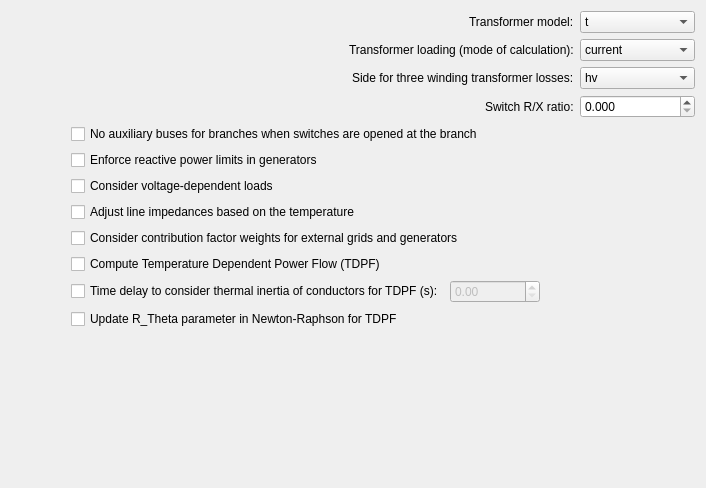
                  <widget class="QWidget" name="scrollAreaWidgetContents">
                   <property name="geometry">
                    <rect>
                     <x>0</x>
                     <y>0</y>
                     <width>706</width>
                     <height>488</height>
                    </rect>
                   </property>
                   <layout class="QVBoxLayout" name="verticalLayout_9">
                    <item>
                     <layout class="QHBoxLayout" name="horizontalLayout_29">
                      <item>
                       <spacer name="horizontalSpacer_14">
                        <property name="orientation">
                         <enum>Qt::Orientation::Horizontal</enum>
                        </property>
                        <property name="sizeHint" stdset="0">
                         <size>
                          <width>40</width>
                          <height>20</height>
                         </size>
                        </property>
                       </spacer>
                      </item>
                      <item>
                       <widget class="QLabel" name="label_6">
                        <property name="text">
                         <string>Transformer model:</string>
                        </property>
                       </widget>
                      </item>
                      <item>
                       <widget class="QComboBox" name="trafo_model">
                        <property name="minimumSize">
                         <size>
                          <width>115</width>
                          <height>0</height>
                         </size>
                        </property>
                        <item>
                         <property name="text">
                          <string>t</string>
                         </property>
                        </item>
                        <item>
                         <property name="text">
                          <string>pi</string>
                         </property>
                        </item>
                       </widget>
                      </item>
                     </layout>
                    </item>
                    <item>
                     <layout class="QHBoxLayout" name="horizontalLayout_30">
                      <item>
                       <spacer name="horizontalSpacer_15">
                        <property name="orientation">
                         <enum>Qt::Orientation::Horizontal</enum>
                        </property>
                        <property name="sizeHint" stdset="0">
                         <size>
                          <width>40</width>
                          <height>20</height>
                         </size>
                        </property>
                       </spacer>
                      </item>
                      <item>
                       <widget class="QLabel" name="label_7">
                        <property name="text">
                         <string>Transformer loading (mode of calculation):</string>
                        </property>
                       </widget>
                      </item>
                      <item>
                       <widget class="QComboBox" name="trafo_loading">
                        <property name="minimumSize">
                         <size>
                          <width>115</width>
                          <height>0</height>
                         </size>
                        </property>
                        <item>
                         <property name="text">
                          <string>current</string>
                         </property>
                        </item>
                        <item>
                         <property name="text">
                          <string>power</string>
                         </property>
                        </item>
                       </widget>
                      </item>
                     </layout>
                    </item>
                    <item>
                     <layout class="QHBoxLayout" name="horizontalLayout_38">
                      <item>
                       <spacer name="horizontalSpacer_23">
                        <property name="orientation">
                         <enum>Qt::Orientation::Horizontal</enum>
                        </property>
                        <property name="sizeHint" stdset="0">
                         <size>
                          <width>40</width>
                          <height>20</height>
                         </size>
                        </property>
                       </spacer>
                      </item>
                      <item>
                       <widget class="QLabel" name="label_9">
                        <property name="text">
                         <string>Side for three winding transformer losses:</string>
                        </property>
                       </widget>
                      </item>
                      <item>
                       <widget class="QComboBox" name="trafo3w_losses">
                        <property name="minimumSize">
                         <size>
                          <width>115</width>
                          <height>0</height>
                         </size>
                        </property>
                        <item>
                         <property name="text">
                          <string>hv</string>
                         </property>
                        </item>
                        <item>
                         <property name="text">
                          <string>mv</string>
                         </property>
                        </item>
                        <item>
                         <property name="text">
                          <string>lv</string>
                         </property>
                        </item>
                        <item>
                         <property name="text">
                          <string>star</string>
                         </property>
                        </item>
                       </widget>
                      </item>
                     </layout>
                    </item>
                    <item>
                     <layout class="QHBoxLayout" name="horizontalLayout_37">
                      <item>
                       <spacer name="horizontalSpacer_22">
                        <property name="orientation">
                         <enum>Qt::Orientation::Horizontal</enum>
                        </property>
                        <property name="sizeHint" stdset="0">
                         <size>
                          <width>40</width>
                          <height>20</height>
                         </size>
                        </property>
                       </spacer>
                      </item>
                      <item>
                       <widget class="QLabel" name="label_8">
                        <property name="text">
                         <string>Switch R/X ratio:</string>
                        </property>
                       </widget>
                      </item>
                      <item>
                       <widget class="QDoubleSpinBox" name="switch_rx_ratio">
                        <property name="minimumSize">
                         <size>
                          <width>115</width>
                          <height>0</height>
                         </size>
                        </property>
                        <property name="decimals">
                         <number>3</number>
                        </property>
                        <property name="maximum">
                         <double>1000.000000000000000</double>
                        </property>
                       </widget>
                      </item>
                     </layout>
                    </item>
                    <item>
                     <layout class="QHBoxLayout" name="horizontalLayout_39">
                      <item>
                       <spacer name="horizontalSpacer_24">
                        <property name="orientation">
                         <enum>Qt::Orientation::Horizontal</enum>
                        </property>
                        <property name="sizeType">
                         <enum>QSizePolicy::Policy::Fixed</enum>
                        </property>
                        <property name="sizeHint" stdset="0">
                         <size>
                          <width>60</width>
                          <height>20</height>
                         </size>
                        </property>
                       </spacer>
                      </item>
                      <item>
                       <widget class="QCheckBox" name="neglect_open_switch_branches">
                        <property name="text">
                         <string>No auxiliary buses for branches when switches are opened at the branch</string>
                        </property>
                       </widget>
                      </item>
                     </layout>
                    </item>
                    <item>
                     <layout class="QHBoxLayout" name="horizontalLayout_31">
                      <item>
                       <spacer name="horizontalSpacer_16">
                        <property name="orientation">
                         <enum>Qt::Orientation::Horizontal</enum>
                        </property>
                        <property name="sizeType">
                         <enum>QSizePolicy::Policy::Fixed</enum>
                        </property>
                        <property name="sizeHint" stdset="0">
                         <size>
                          <width>60</width>
                          <height>20</height>
                         </size>
                        </property>
                       </spacer>
                      </item>
                      <item>
                       <widget class="QCheckBox" name="enforce_q_lims">
                        <property name="text">
                         <string>Enforce reactive power limits in generators</string>
                        </property>
                       </widget>
                      </item>
                     </layout>
                    </item>
                    <item>
                     <layout class="QHBoxLayout" name="horizontalLayout_32">
                      <item>
                       <spacer name="horizontalSpacer_17">
                        <property name="orientation">
                         <enum>Qt::Orientation::Horizontal</enum>
                        </property>
                        <property name="sizeType">
                         <enum>QSizePolicy::Policy::Fixed</enum>
                        </property>
                        <property name="sizeHint" stdset="0">
                         <size>
                          <width>60</width>
                          <height>20</height>
                         </size>
                        </property>
                       </spacer>
                      </item>
                      <item>
                       <widget class="QCheckBox" name="voltage_depend_loads">
                        <property name="text">
                         <string>Consider voltage-dependent loads</string>
                        </property>
                       </widget>
                      </item>
                     </layout>
                    </item>
                    <item>
                     <layout class="QHBoxLayout" name="horizontalLayout_33">
                      <item>
                       <spacer name="horizontalSpacer_18">
                        <property name="orientation">
                         <enum>Qt::Orientation::Horizontal</enum>
                        </property>
                        <property name="sizeType">
                         <enum>QSizePolicy::Policy::Fixed</enum>
                        </property>
                        <property name="sizeHint" stdset="0">
                         <size>
                          <width>60</width>
                          <height>20</height>
                         </size>
                        </property>
                       </spacer>
                      </item>
                      <item>
                       <widget class="QCheckBox" name="consider_line_temperature">
                        <property name="text">
                         <string>Adjust line impedances based on the temperature</string>
                        </property>
                       </widget>
                      </item>
                     </layout>
                    </item>
                    <item>
                     <layout class="QHBoxLayout" name="horizontalLayout_34">
                      <item>
                       <spacer name="horizontalSpacer_19">
                        <property name="orientation">
                         <enum>Qt::Orientation::Horizontal</enum>
                        </property>
                        <property name="sizeType">
                         <enum>QSizePolicy::Policy::Fixed</enum>
                        </property>
                        <property name="sizeHint" stdset="0">
                         <size>
                          <width>60</width>
                          <height>20</height>
                         </size>
                        </property>
                       </spacer>
                      </item>
                      <item>
                       <widget class="QCheckBox" name="distributed_slack">
                        <property name="text">
                         <string>Consider contribution factor weights for external grids and generators</string>
                        </property>
                       </widget>
                      </item>
                     </layout>
                    </item>
                    <item>
                     <layout class="QHBoxLayout" name="horizontalLayout_35">
                      <item>
                       <spacer name="horizontalSpacer_20">
                        <property name="orientation">
                         <enum>Qt::Orientation::Horizontal</enum>
                        </property>
                        <property name="sizeType">
                         <enum>QSizePolicy::Policy::Fixed</enum>
                        </property>
                        <property name="sizeHint" stdset="0">
                         <size>
                          <width>60</width>
                          <height>20</height>
                         </size>
                        </property>
                       </spacer>
                      </item>
                      <item>
                       <widget class="QCheckBox" name="tdpf">
                        <property name="text">
                         <string>Compute Temperature Dependent Power Flow (TDPF)</string>
                        </property>
                       </widget>
                      </item>
                     </layout>
                    </item>
                    <item>
                     <layout class="QHBoxLayout" name="horizontalLayout_36">
                      <item>
                       <spacer name="horizontalSpacer_21">
                        <property name="orientation">
                         <enum>Qt::Orientation::Horizontal</enum>
                        </property>
                        <property name="sizeType">
                         <enum>QSizePolicy::Policy::Fixed</enum>
                        </property>
                        <property name="sizeHint" stdset="0">
                         <size>
                          <width>60</width>
                          <height>20</height>
                         </size>
                        </property>
                       </spacer>
                      </item>
                      <item>
                       <widget class="QCheckBox" name="tdpf_delay_s_check">
                        <property name="text">
                         <string>Time delay to consider thermal inertia of conductors for TDPF (s):</string>
                        </property>
                       </widget>
                      </item>
                      <item>
                       <widget class="QDoubleSpinBox" name="tdpf_delay_s">
                        <property name="enabled">
                         <bool>false</bool>
                        </property>
                        <property name="minimumSize">
                         <size>
                          <width>90</width>
                          <height>0</height>
                         </size>
                        </property>
                       </widget>
                      </item>
                      <item>
                       <spacer name="horizontalSpacer_26">
                        <property name="orientation">
                         <enum>Qt::Orientation::Horizontal</enum>
                        </property>
                        <property name="sizeHint" stdset="0">
                         <size>
                          <width>40</width>
                          <height>20</height>
                         </size>
                        </property>
                       </spacer>
                      </item>
                     </layout>
                    </item>
                    <item>
                     <layout class="QHBoxLayout" name="horizontalLayout_40">
                      <item>
                       <spacer name="horizontalSpacer_25">
                        <property name="orientation">
                         <enum>Qt::Orientation::Horizontal</enum>
                        </property>
                        <property name="sizeType">
                         <enum>QSizePolicy::Policy::Fixed</enum>
                        </property>
                        <property name="sizeHint" stdset="0">
                         <size>
                          <width>60</width>
                          <height>20</height>
                         </size>
                        </property>
                       </spacer>
                      </item>
                      <item>
                       <widget class="QCheckBox" name="tdpf_update_r_theta">
                        <property name="text">
                         <string>Update R_Theta parameter in Newton-Raphson for TDPF</string>
                        </property>
                       </widget>
                      </item>
                     </layout>
                    </item>
                    <item>
                     <spacer name="verticalSpacer_3">
                      <property name="orientation">
                       <enum>Qt::Orientation::Vertical</enum>
                      </property>
                      <property name="sizeHint" stdset="0">
                       <size>
                        <width>20</width>
                        <height>40</height>
                       </size>
                      </property>
                     </spacer>
                    </item>
                   </layout>
                  </widget>
